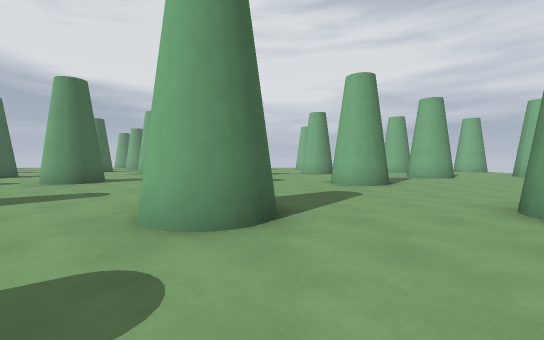
[1] (above)

16 first-person views from a walk through a level from a Godot 3-D game. The camera is 1.3 m above the floor, tilts 2° down and sees 90° across. The floor is counted in squares, 2 m on a side. Each view is taken from the middle of a square. On the plan, view 1 faces up. The plan holds only what a view shows up to about 9 squares ahead; the rest is blank. The place goes on beyond the plan. Surface patterns are stand-ins for the level's own textures.

[2]
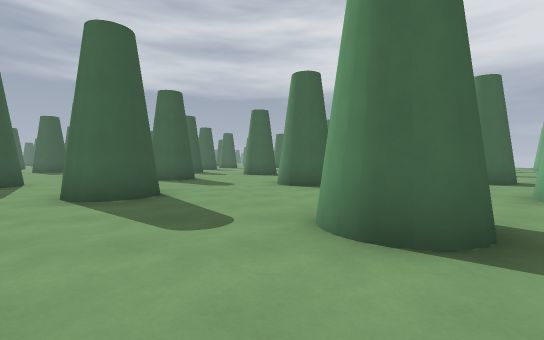

[3]
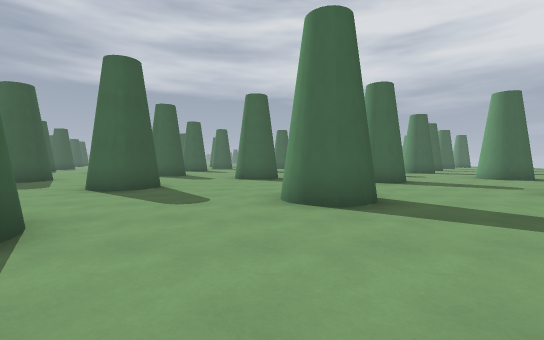

[4]
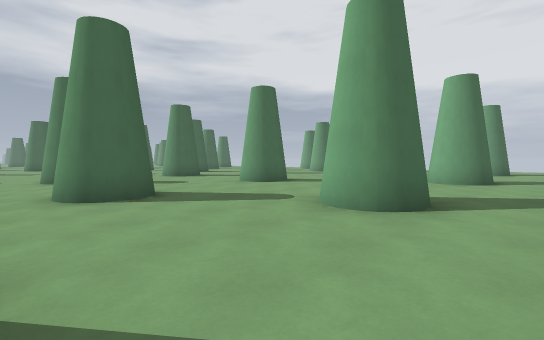

[5]
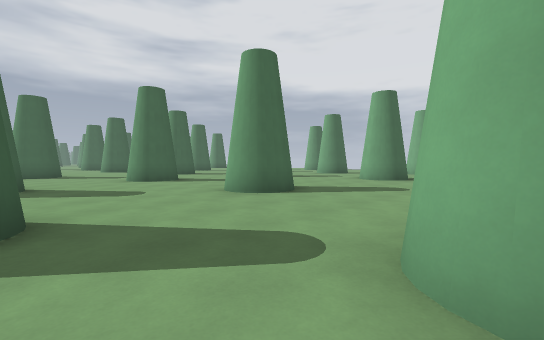

[6]
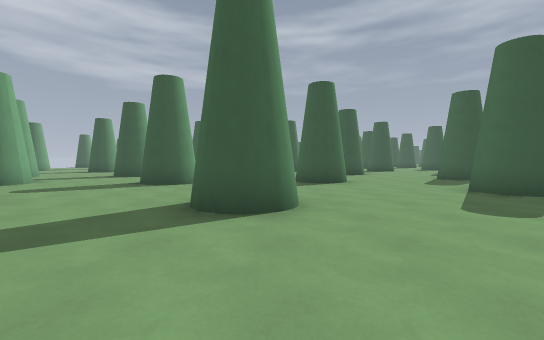

[7]
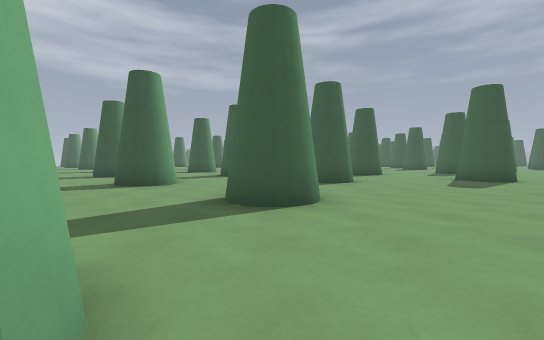

[8]
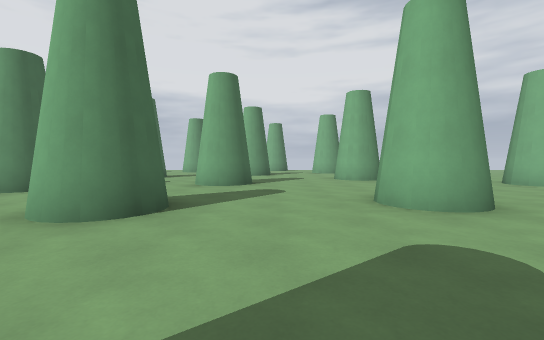

[9]
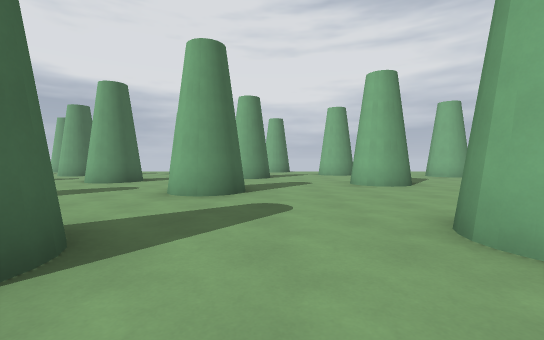

[10]
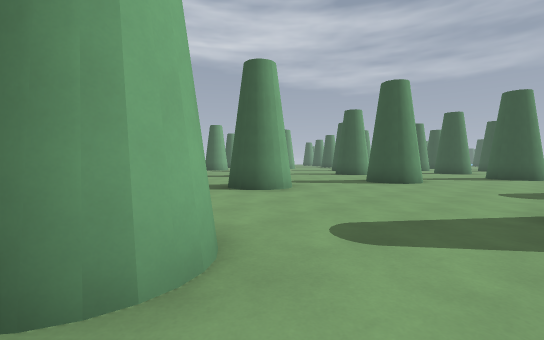

[11]
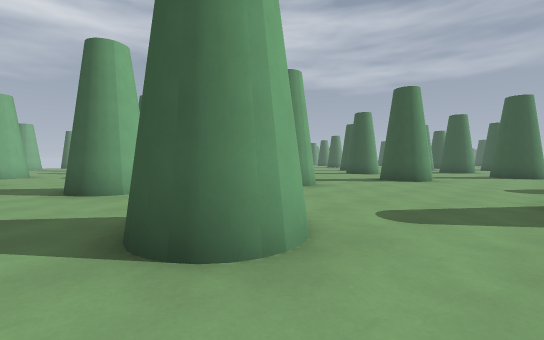

[12]
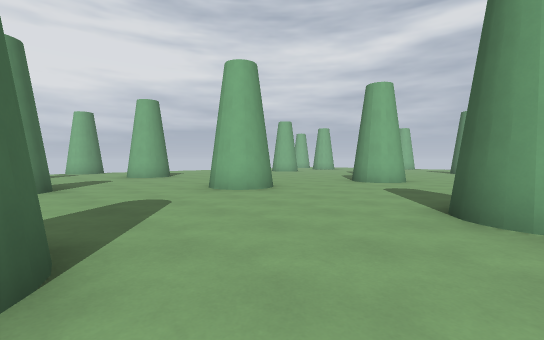

[13]
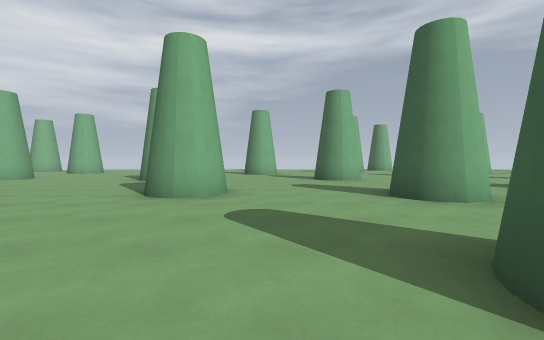

[14]
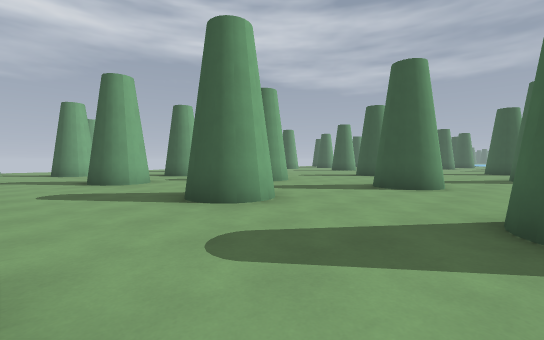

[15]
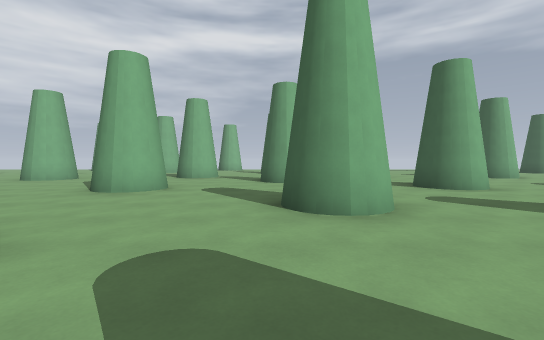

[16]
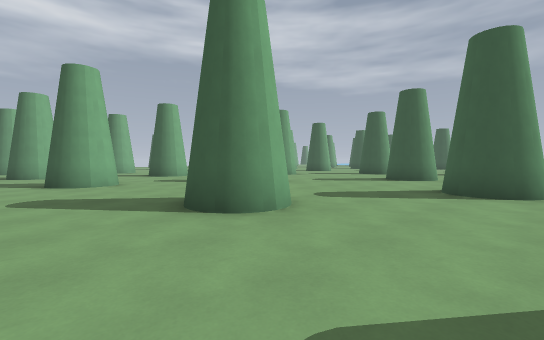

### Floor plan
Key: @ floor where view 1 was taken; # wall or solid block; x gap in a wall; . floor.
Columns run from 16 left of view 1 to 7 right of it. Each row starts with its distance up from view 1.
 19        ..         #
 18        ...       ..
 17   .... ....     ...
 16   ....#......  ....
 15   ....#...... .....
 14 .##.......#.......#
 13 ..#.......##.....
 12 ..............#
 11 ..............##...
 10 x#...##............
  9 .#................. ....
  8 ..........#.......# ....
  7 ..............#...##....
  6 ..#...##...............
  5 ..#...##..............
  4 ...............#.....
  3 ..........##...##..#
  2 .....#................
  1 .....#................
  0 ................@##..
 -1 ........##...#...#
 -2 ...##...##........
 -3 ...# ............
 -4 ..... .........##
 -5 ..... .....##...#
 -6 .#....## ... ....
 -7 ##.....   ..    ..
 -8   ....    ..
 -9   ...    #..
-10   .#

Positions as (right, up) in squares from view 1, and headings:
1: (0, 0), facing up
2: (2, 2), facing left
3: (-1, 2), facing left
4: (-4, 4), facing up-left
5: (-6, 6), facing up-left
6: (-6, 7), facing down
7: (-11, 6), facing down
8: (-13, 6), facing up
9: (-13, 8), facing up
10: (-16, 6), facing down-right
11: (-16, 7), facing down-right
12: (-10, 8), facing up-right
13: (-7, 10), facing right
14: (-7, 2), facing down-right
15: (-7, 0), facing right
16: (-16, 0), facing down-right
